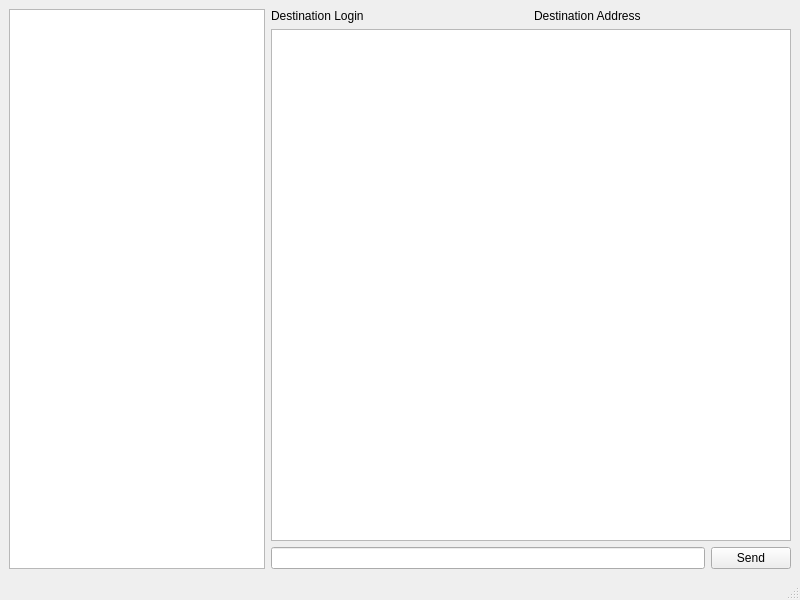
<?xml version="1.0" encoding="UTF-8"?>
<ui version="4.0">
 <class>P2PMessenger</class>
 <widget class="QMainWindow" name="P2PMessenger">
  <property name="geometry">
   <rect>
    <x>0</x>
    <y>0</y>
    <width>800</width>
    <height>600</height>
   </rect>
  </property>
  <property name="windowTitle">
   <string>P2PMessenger</string>
  </property>
  <widget class="QWidget" name="centralwidget">
   <layout class="QHBoxLayout" name="horizontalLayout">
    <item>
     <widget class="QListWidget" name="contactsView">
      <property name="sizePolicy">
       <sizepolicy hsizetype="Fixed" vsizetype="Expanding">
        <horstretch>0</horstretch>
        <verstretch>0</verstretch>
       </sizepolicy>
      </property>
     </widget>
    </item>
    <item>
     <layout class="QVBoxLayout" name="chatView">
      <item>
       <layout class="QHBoxLayout" name="destinationInfoLayout">
        <item>
         <widget class="QLabel" name="destinationLogin">
          <property name="text">
           <string>Destination Login</string>
          </property>
         </widget>
        </item>
        <item>
         <widget class="QLabel" name="destinanionAddress">
          <property name="text">
           <string>Destination Address</string>
          </property>
         </widget>
        </item>
       </layout>
      </item>
      <item>
       <widget class="QTextEdit" name="chatHistoryView">
        <property name="readOnly">
         <bool>true</bool>
        </property>
       </widget>
      </item>
      <item>
       <layout class="QHBoxLayout" name="messageSendLayout">
        <item>
         <widget class="QLineEdit" name="messageEdit"/>
        </item>
        <item>
         <widget class="QPushButton" name="sendButton">
          <property name="text">
           <string>Send</string>
          </property>
         </widget>
        </item>
       </layout>
      </item>
     </layout>
    </item>
   </layout>
  </widget>
  <widget class="QMenuBar" name="menubar">
   <property name="geometry">
    <rect>
     <x>0</x>
     <y>0</y>
     <width>800</width>
     <height>22</height>
    </rect>
   </property>
  </widget>
  <widget class="QStatusBar" name="statusbar"/>
 </widget>
 <resources/>
 <connections/>
</ui>
